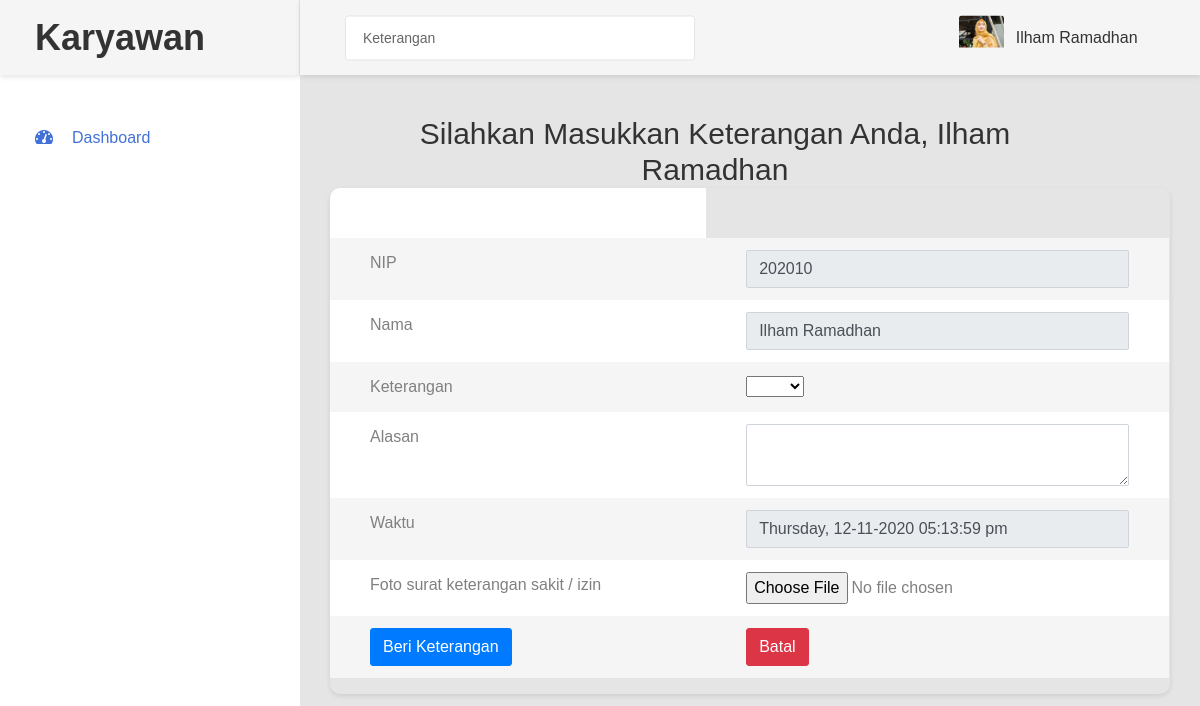
The app's page /karyawan/index.php?m=karyawan&s=title (signed in) with its own data.
### tables this page shows
CREATE TABLE `tb_karyawan` (
  `id_karyawan` int(11) NOT NULL,
  `username` varchar(50) NOT NULL,
  `password` varchar(50) NOT NULL,
  `nama` varchar(255) NOT NULL,
  `tmp_tgl_lahir` varchar(255) NOT NULL,
  `jenis_kelamin` varchar(255) NOT NULL,
  `agama` varchar(255) NOT NULL,
  `alamat` text NOT NULL,
  `no_tlp` varchar(18) NOT NULL,
  `jabatan` varchar(255) NOT NULL,
  `foto` varchar(50) NOT NULL
);

### karyawan/modul/karyawan/title.php (the view, shortened to what this page needs)
<!DOCTYPE html>
<html lang="en">
<head>
    <link href="css/font-face.css" rel="stylesheet" media="all">
    <link href="view/font-awesome-4.7/css/font-awesome.min.css" rel="stylesheet" media="all">
    <link href="view/font-awesome-5/css/fontawesome-all.min.css" rel="stylesheet" media="all">
    <link href="view/mdi-font/css/material-design-iconic-font.min.css" rel="stylesheet" media="all">
    <link href="view/bootstrap-4.1/bootstrap.min.css" rel="stylesheet" media="all">
    <link href="css/theme.css" rel="stylesheet" media="all">
</head>
<body>
    <div class="page-wrapper">
        <aside class="menu-sidebar d-none d-lg-block">
            <div class="logo">
                <a href="#">
                  <h1>Karyawan</h1>
                </a>
            </div>
            <div class="menu-sidebar__content js-scrollbar1">
                <nav class="navbar-sidebar">
                    <ul class="list-unstyled navbar__list">
                        <li class="active has-sub">
                            <a class="js-arrow" href="?m=awal">
                                <i class="fas fa-tachometer-alt"></i>Dashboard</a>
                        </li>
                    </ul>
                </nav>
            </div>
        </aside>
        <div class="page-container">
            <header class="header-desktop">
                <div class="section__content section__content--p30">
                    <div class="container-fluid">
                        <div class="header-wrap">
                            <form class="form-header" action="" method="POST">
                                <input class="au-input au-input--xl" type="text" name="search" value="Keterangan" readonly=""/>
                            </form>
                            <div class="header-button">
                                 <?php
                                    $id = $_SESSION['id'];
                                    include '../koneksi.php';
                                    $sql = "SELECT * FROM tb_karyawan WHERE id_karyawan = '$id'";
                                    $query = mysqli_query($koneksi, $sql);
                                    $r = mysqli_fetch_array($query);
                                     ?>
                                <div class="account-wrap">
                                    <div class="account-item clearfix js-item-menu">
                                        <div class="image">
                                            <img src="../images/<?php echo $r['foto'];?>" class="img-circle" alt="<?php echo $r['nama'];?>" />
                                        </div>
                                        <div class="content">
                                            <a class="js-acc-btn" href="#"><?php echo $r['nama']; ?></a>
                                        </div>
                                </div>
                            </div>
                        </div>
                    </div>
                </div>
            </header>
            <div class="main-content">
                <div class="section__content section__content--p30">
                    <div class="container-fluid">
                        <div class="row">
                            <div class="col-md-12">
                                <div class="overview-wrap">
                                    <h2 class="title-1" style="text-align: center;">Silahkan masukkan keterangan anda, <?php echo $_SESSION['nama']; ?></h2>
                                </div>
                            </div>
                        </div>
                        <div class="row">
                           <div class="table-responsive table--no-card m-b-30">
                                <form action="modul/karyawan/save_keterangan.php" method="post" enctype="multipart/form-data">
                                    <div class="form-group">
                                        <table class="table table-borderless table-striped table-earning">
                                            <tbody>
                                                <tr>
                                                    <td><input type="text" readonly="" name="id"></td>
                                                </tr>
                                                <tr>
                                                    <td>NIP</td>
                                                    <td>
                                                        <input type="text" readonly="" class="form-control" name="id_karyawan" autocomplete="off" size="25px" maxlength="25px" value="<?php echo $_SESSION['id'];?>">
                                                    </td>
                                                </tr>
                                                <tr>
                                                    <td>Nama</td>
                                                    <td><input type="text" class="form-control" name="nama" autocomplete="off" readonly="" value="<?php echo $_SESSION['nama']; ?>"></td>
                                                </tr>
                                                <tr>
                                                    <td>Keterangan</td>
                                                    <td><select name="keterangan" required="">
                                                            <option></option>
                                                            <option>Sakit</option>
                                                        </select>
                                                    </td>
                                                </tr>
                                                <tr>
                                                    <td>Alasan</td>
                                                    <td><textarea name="alasan" class="form-control" required=""></textarea></td>
                                                </tr>
                                                <tr>
                                                    <td>Waktu</td>
                                                    <td><input readonly="" type="text" class="form-control" value="<?php echo date('l, d-m-Y h:i:s a' ); ?>" name="waktu"></td>
                                                </tr>
                                                <tr>
                                                    <td>Foto surat keterangan sakit / izin</td>
                                                    <td><input type="file" required="" name="bukti"></td>
                                                </tr>
                                                <tr>
                                                    <td><button type="submit" name="simpan" class="btn btn-primary">Beri Keterangan</button></td>
                                                    <td><input type="reset" name="" value="Batal" class="btn btn-danger"></td>
                                                </tr>
                                            </tbody>
                                        </table>
                                    </div>
                                </form>
                            </div>
                        </div>
                    </div>
                </div>
            </div>
        </div>
    </div>
</body>
</html>

### records on screen
tb_karyawan: foto (picture), nama "Ilham Ramadhan"

### other values on screen
$_SESSION['nama'] "Ilham Ramadhan"
